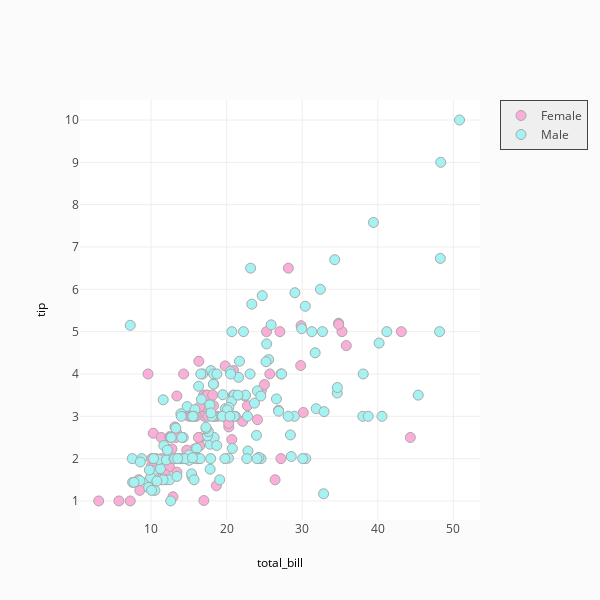

The notebook cell this image was saved under:
### Markdown cell above
# Custom Colormap

### Code cell
import plotly.figure_factory as ff

import pandas as pd
tips = pd.read_csv('https://raw.githubusercontent.com/plotly/datasets/master/tips.csv')

fig = ff.create_facet_grid(
    tips,
    x='total_bill',
    y='tip',
    color_name='sex',
    show_boxes=False,
    marker={'size': 10, 'opacity': 1.0},
    colormap={'Male': 'rgb(165, 242, 242)', 'Female': 'rgb(253, 174, 216)'}
)
pyo.iplot(fig, filename='facet - custom colormap')

### Figure 1 — Plotly figure (JSON) as saved in the notebook; plotly's stock layout.template omitted (floating-point values rounded to 4 significant figures; data arrays with more than 128 entries replaced by an {"elided": "..."} marker saying what was removed)
{"data": [{"marker": {"color": "rgb(253, 174, 216)", "line": {"color": "darkgrey", "width": 1}, "opacity": 1, "size": 10}, "mode": "markers", "name": "Female", "type": "scatter", "uid": "11798a1d-f59b-4f24-9336-c346bac4c911", "x": [16.99, 24.59, 35.26, 14.83, 10.33, 16.97, 20.29, 15.77, 19.65, 15.06, 20.69, 16.93, 10.29, 34.81, 26.41, 16.45, 3.07, 17.07, 26.86, 25.28, 14.73, 10.07, 34.83, 5.75, 16.32, 22.75, 11.35, 15.38, 44.3, 22.42, 20.92, 14.31, 7.25, 25.71, 17.31, 10.65, 12.43, 24.08, 13.42, 12.48, 29.8, 14.52, 11.38, 20.27, 11.17, 12.26, 18.26, 8.51, 10.33, 14.15, 13.16, 17.47, 27.05, 16.43, 8.35, 18.64, 11.87, 29.85, 25, 13.39, 16.21, 17.51, 10.59, 10.63, 9.6, 20.9, 18.15, 19.81, 43.11, 13, 12.74, 13, 16.4, 16.47, 12.76, 13.27, 28.17, 12.9, 30.14, 13.42, 15.98, 16.27, 10.09, 22.12, 35.83, 27.18, 18.78], "xaxis": "x", "y": [1.01, 3.61, 5, 3.02, 1.67, 3.5, 2.75, 2.23, 3, 3, 2.45, 3.07, 2.6, 5.2, 1.5, 2.47, 1, 3, 3.14, 5, 2.2, 1.83, 5.17, 1, 4.3, 3.25, 2.5, 3, 2.5, 3.48, 4.08, 4, 1, 4, 3.5, 1.5, 1.8, 2.92, 1.68, 2.52, 4.2, 2, 2, 2.83, 1.5, 2, 3.25, 1.25, 2, 2, 2.75, 3.5, 5, 2.3, 1.5, 1.36, 1.63, 5.14, 3.75, 2.61, 2, 3, 1.61, 2, 4, 3.5, 3.5, 4.19, 5, 2, 2.01, 2, 2.5, 3.23, 2.23, 2.5, 6.5, 1.1, 3.09, 3.48, 3, 2.5, 2, 2.88, 4.67, 2, 3], "yaxis": "y"}, {"marker": {"color": "rgb(165, 242, 242)", "line": {"color": "darkgrey", "width": 1}, "opacity": 1, "size": 10}, "mode": "markers", "name": "Male", "type": "scatter", "uid": "1ce96597-e08d-4285-b1ef-01e2fafd360d", "x": {"elided": "157 float values"}, "xaxis": "x", "y": {"elided": "157 float values"}, "yaxis": "y"}], "layout": {"annotations": [{"font": {"color": "#000000", "size": 12}, "showarrow": false, "text": "total_bill", "textangle": 0, "x": 0.5, "xanchor": "center", "xref": "paper", "y": -0.1, "yanchor": "middle", "yref": "paper"}, {"font": {"color": "#000000", "size": 12}, "showarrow": false, "text": "tip", "textangle": -90, "x": -0.1, "xanchor": "center", "xref": "paper", "y": 0.5, "yanchor": "middle", "yref": "paper"}], "height": 600, "legend": {"bgcolor": "#efefef", "borderwidth": 1, "x": 1.05, "y": 1, "yanchor": "top"}, "paper_bgcolor": "rgb(251, 251, 251)", "showlegend": true, "title": {"text": ""}, "width": 600, "xaxis": {"anchor": "y", "domain": [0, 1], "dtick": 10, "range": [0.6, 53.52], "ticklen": 0, "zeroline": false}, "yaxis": {"anchor": "x", "domain": [0, 1], "dtick": 1, "range": [0.55, 10.47], "ticklen": 0, "zeroline": false}}}
